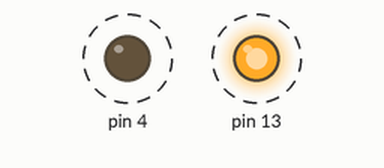
Bench run of a sketch on a simulated Arduino Uno, built with avr-gcc and run on an emulated ATmega328P. On the bench: output pins drawn as LEDs (lit = HIGH). Dashed ring = blinking.

Above: at 0.12 s.
Timing chart, 0 to 3.0 s (numbered marks = the images above):
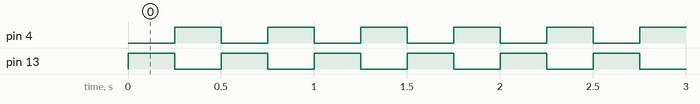

The sketch:

single_blinky.ino
```cpp
void setup() {
  // put your setup code here, to run once:
  pinMode(13, OUTPUT);
  pinMode(4, OUTPUT);
}

void loop() {
  // put your main code here, to run repeatedly:
  digitalWrite(13, HIGH);
  digitalWrite(4, LOW);
  delay(250);
  digitalWrite(13, LOW);
  digitalWrite(4, HIGH);
  delay(250);
}
```

Measured:
- by itself, pin 4, pin 13: alternates HIGH for 0.25 s and LOW for 0.25 s
